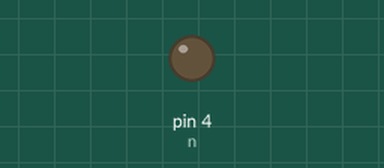
A sketch run on a simulated Arduino Uno, built with avr-gcc and run on an emulated ATmega328P. On the bench: output pins drawn as LEDs (lit = HIGH).

Above: at 0.7 s.
At 5.2 s:
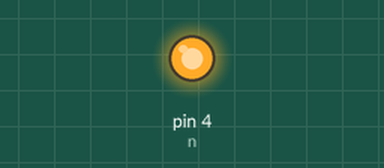
Timing chart, 0 to 6.9 s (numbered marks = the images above):
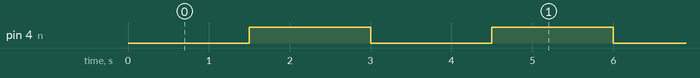

Measured:
- by itself, pin 4 (n): alternates HIGH for 1.5 s and LOW for 1.5 s

The sketch:

test_arduino.ino
```cpp
#define n 4
void setup() {
  // put your setup code here, to run once:
  pinMode(n, OUTPUT);
  //pinMode(n, OUTPUT);
  /*pinMode(44, OUTPUT);
    pinMode(45, OUTPUT);
    pinMode(13, OUTPUT);*/
  Serial.begin(9600);
}
void softReset()
{
  asm volatile ("jmp 0");
}
void loop() {
  // put your main code here, to run repeatedly:
  int i;
  //delay(2000);
  /*for(i=0; i<30; i++)
    {
      Serial.println(digitalRead(n));
      delay(100);
    }*/
  /*Serial.println(digitalRead(n));
  delay(200);*/
  digitalWrite(n, LOW);
    delay(1500);
    digitalWrite(n, HIGH);
    delay(1500);
  /* softReset();//работает
    for(i=0; i<30; i++)
    {
       Serial.println(digitalRead(n));
       delay(2000);
    }*/
  /* digitalWrite(44, HIGH);//ящик отъезжает
      digitalWrite(45, LOW);
      analogWrite(13, 255);*/

}
```
